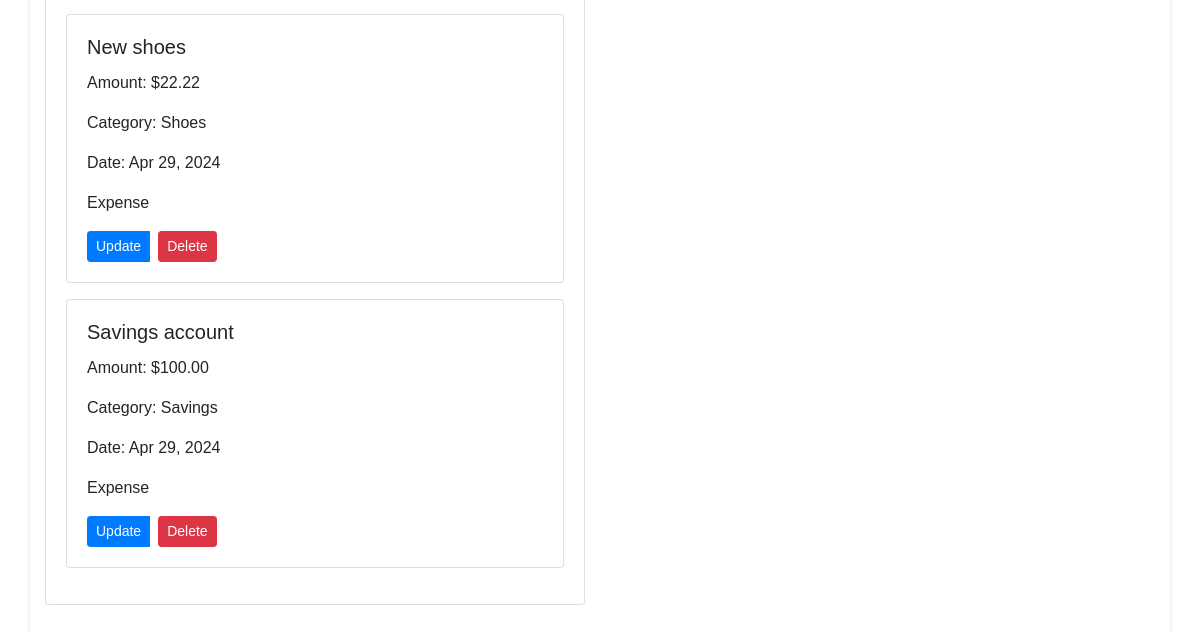
Page /transaction_list/ (signed in, lower part) on the earlier database version.
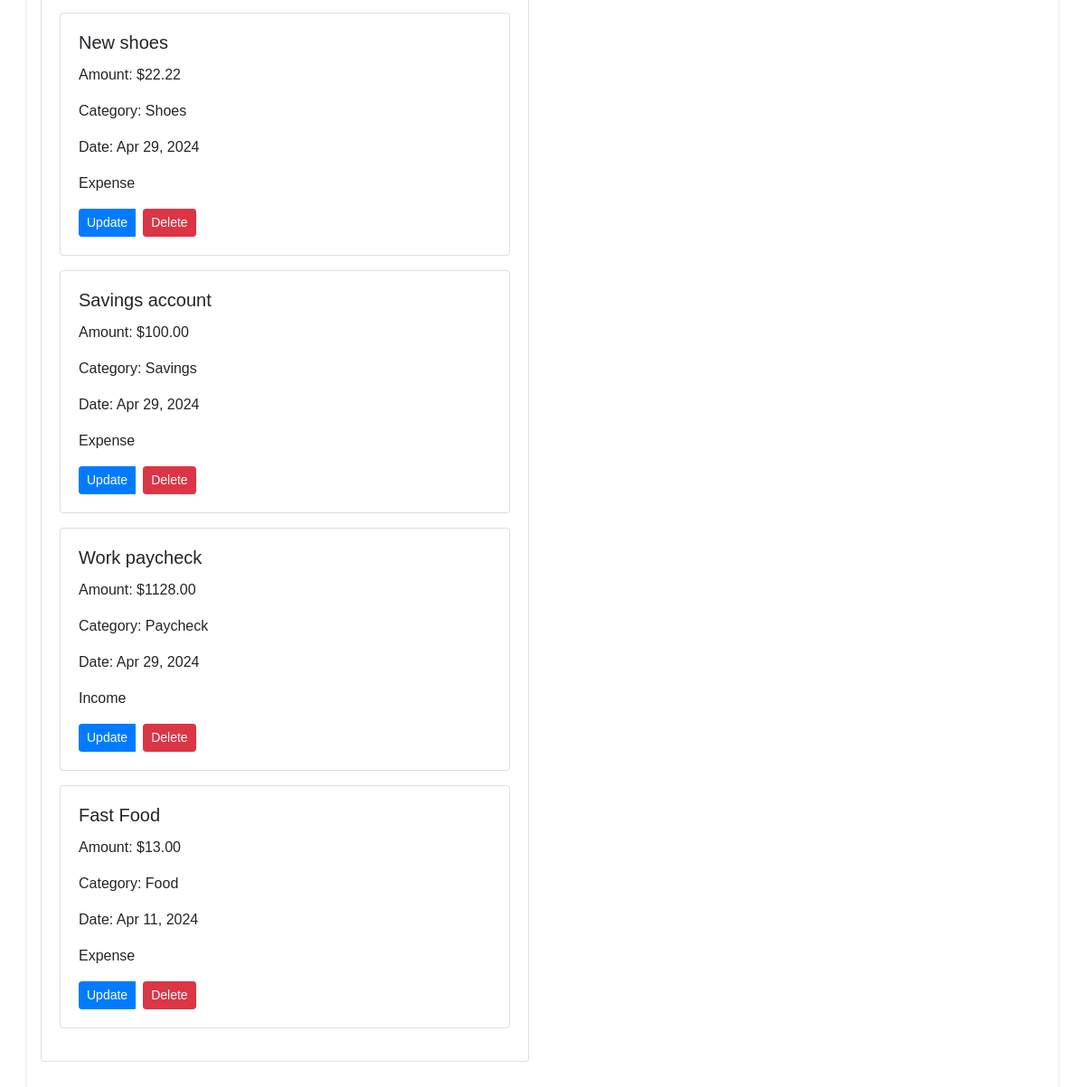
Same page on the later database version.
### budget/models.py (models this page shows, shortened)
class Transaction(models.Model):
    user = models.ForeignKey(User, on_delete=models.CASCADE)
    amount = models.DecimalField(max_digits=10, decimal_places=2)
    description = models.CharField(max_length=255)
    category = models.ForeignKey(Category, on_delete=models.CASCADE)
    is_income = models.BooleanField(default=False)
    transaction_date = models.DateField()
    recurring = models.BooleanField(default=False)
    frequency = models.CharField(max_length=10, null=True, blank=True)  # e.g., 'monthly', 'weekly',
    start_date = models.DateField(null=True, blank=True)
    end_date = models.DateField(null=True, blank=True)
    original_transaction = models.ForeignKey('self', on_delete=models.CASCADE, null=True, blank=True)

class Category(models.Model):
    user = models.ForeignKey(User, on_delete=models.CASCADE)
    name = models.CharField(max_length=255)

### budget/views.py (the view)
# urls.py: path('transaction_list/', views.transaction_list, name='transaction_list'),
@login_required
def transaction_list(request):
    transactions = Transaction.objects.filter(user=request.user, recurring=False, original_transaction__isnull=True).order_by('-transaction_date')
    original_transactions = Transaction.objects.filter(user=request.user, recurring=True, original_transaction__isnull=True).distinct().order_by('-transaction_date')
    context = {
        'transactions': transactions,
        'recurring_transactions': original_transactions,
    }
    return render(request, 'transaction_list.html', context)

### budget/templates/transaction_list.html (shortened to what this page needs)
{% extends 'layout.html' %}
{% load static %}
{% block content %}
<div class="container body">
    <div class="row">
        <div class="col-md-6">
            <div class="card mb-4">
                <div class="card-body">
                    {% for transaction in transactions %}
                        <div class="card mb-3">
                            <div class="card-body">
                                <h5 class="card-title">{{ transaction.description }}</h5>
                                <p class="card-text">Amount: ${{ transaction.amount }}</p>
                                <p class="card-text">Category: {{ transaction.category.name }}</p>
                                <p class="card-text">Date: {{ transaction.transaction_date|date:"M d, Y" }}</p>
                                <p class="card-text">{% if transaction.is_income %}Income{% else %}Expense{% endif %}</p>
                                <div class="btn-group">
                                    <a href="{% url 'update_transaction' transaction.id %}" class="btn btn-primary btn-sm mr-2">Update</a>
                                    <form action="{% url 'delete_transaction' transaction.id %}" method="post">
                                        <button type="submit" class="btn btn-danger btn-sm" onclick="return confirm('Are you sure you want to delete this transaction?')">Delete</button>
                                    </form>
                                </div>
                            </div>
                        </div>
                    {% endfor %}
                </div>
            </div>
        </div>
        <div class="col-md-6">
        </div>
    </div>
</div>
{% endblock %}

Differences in the rows shown:
added Transaction: is_income "Income"
added Transaction: is_income "Expense"
